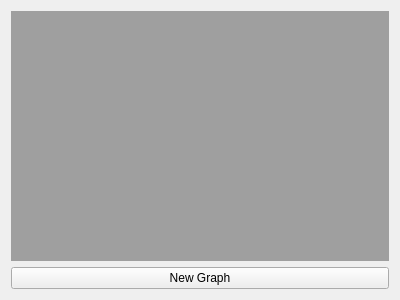
<?xml version="1.0" encoding="UTF-8"?>
<ui version="4.0">
 <class>Start</class>
 <widget class="QWidget" name="Start">
  <property name="geometry">
   <rect>
    <x>0</x>
    <y>0</y>
    <width>400</width>
    <height>300</height>
   </rect>
  </property>
  <property name="windowTitle">
   <string>Form</string>
  </property>
  <layout class="QVBoxLayout" name="verticalLayout">
   <item>
    <widget class="QMdiArea" name="mdiArea"/>
   </item>
   <item>
    <widget class="QPushButton" name="newGraph">
     <property name="text">
      <string>New Graph</string>
     </property>
    </widget>
   </item>
  </layout>
 </widget>
 <resources/>
 <connections/>
</ui>
